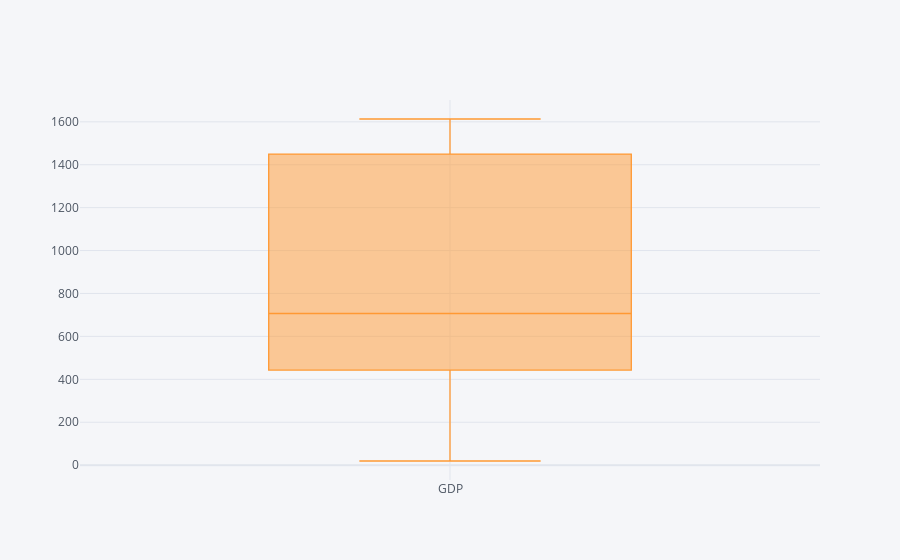

Notebook code cell kept with this figure:
### Code cell
df_select=d[['GDP']]
df_select.iplot(kind='box',filename='box-plot')

### Figure 1 — Plotly figure (JSON) as saved in the notebook; plotly's stock layout.template omitted (floating-point values rounded to 4 significant figures)
{"data": [{"boxpoints": false, "line": {"width": 1.3}, "marker": {"color": "rgba(255, 153, 51, 1.0)"}, "name": "GDP", "orientation": "v", "type": "box", "y": [1613.0, 1573.0, 1452.0, 1447.0, 1462.0, 1346.0, 19.32, 991.5, 118.2, 792.3, 77.82, 621.3, 541.1, 466.3, 447.1, 438.9]}], "layout": {"legend": {"bgcolor": "#F5F6F9", "font": {"color": "#4D5663"}}, "paper_bgcolor": "#F5F6F9", "plot_bgcolor": "#F5F6F9", "title": {"font": {"color": "#4D5663"}}, "xaxis": {"gridcolor": "#E1E5ED", "showgrid": true, "tickfont": {"color": "#4D5663"}, "title": {"font": {"color": "#4D5663"}, "text": ""}, "zerolinecolor": "#E1E5ED"}, "yaxis": {"gridcolor": "#E1E5ED", "showgrid": true, "tickfont": {"color": "#4D5663"}, "title": {"font": {"color": "#4D5663"}, "text": ""}, "zerolinecolor": "#E1E5ED"}}}
